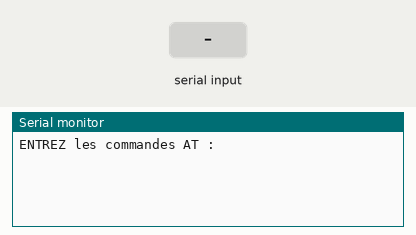
Recording of a sketch running on a simulated Arduino Uno, built with avr-gcc and run on an emulated ATmega328P. Shown: the last lines printed to the serial monitor. The test bench sets the inputs (shaded band).

Above: at 1.2 s.
1.3 s: "1" received over the second serial link
At 2.2 s:
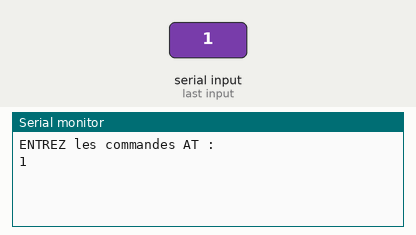
2.8 s: "0" received over the second serial link
At 3.3 s:
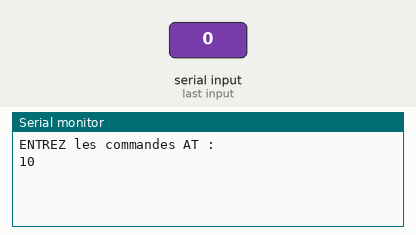

Measured:
- after the input at 1.3 s, the serial monitor: prints a new line at once (image 1)
- after the input at 2.8 s, the serial monitor: prints a new line at once (image 2)

The sketch:

CodeFonctionnelArdUno.ino
```cpp
#include <SoftwareSerial.h>

// Définition des broches pour la communication série avec le module Bluetooth HC-05
#define rxPin 2
#define txPin 3
#define baudrate 9600

String msg; // Variable pour stocker les messages

SoftwareSerial hc05(rxPin, txPin); // Création d'un objet SoftwareSerial pour la communication avec le HC-05

void setup() {
  // Configuration des broches
  pinMode(rxPin, INPUT);
  pinMode(txPin, OUTPUT);

  // Initialisation de la communication série avec le moniteur série et le module HC-05
  Serial.begin(9600);
  Serial.println("ENTREZ les commandes AT :");
  hc05.begin(baudrate);
}

void loop() {
  // Fonction pour lire les données depuis le moniteur série
  readSerialPort();

  // Si un message est disponible, l'envoyer via le module HC-05
  if (msg != "") hc05.println(msg);

  // Lire les données reçues depuis le module HC-05 et les transmettre au moniteur série
  if (hc05.available() > 0) {
    Serial.write(hc05.read());
  }
}

void readSerialPort() {
  msg = ""; // Réinitialisation du message

  // Lire les données du moniteur série
  while (Serial.available()) {
    delay(10);  // Attendre un peu pour permettre la réception complète des données
    if (Serial.available() > 0) {
      char c = Serial.read();  // Lire un octet depuis le tampon série
      msg += c; // Ajouter l'octet à la chaîne msg
    }
  }
}
```
